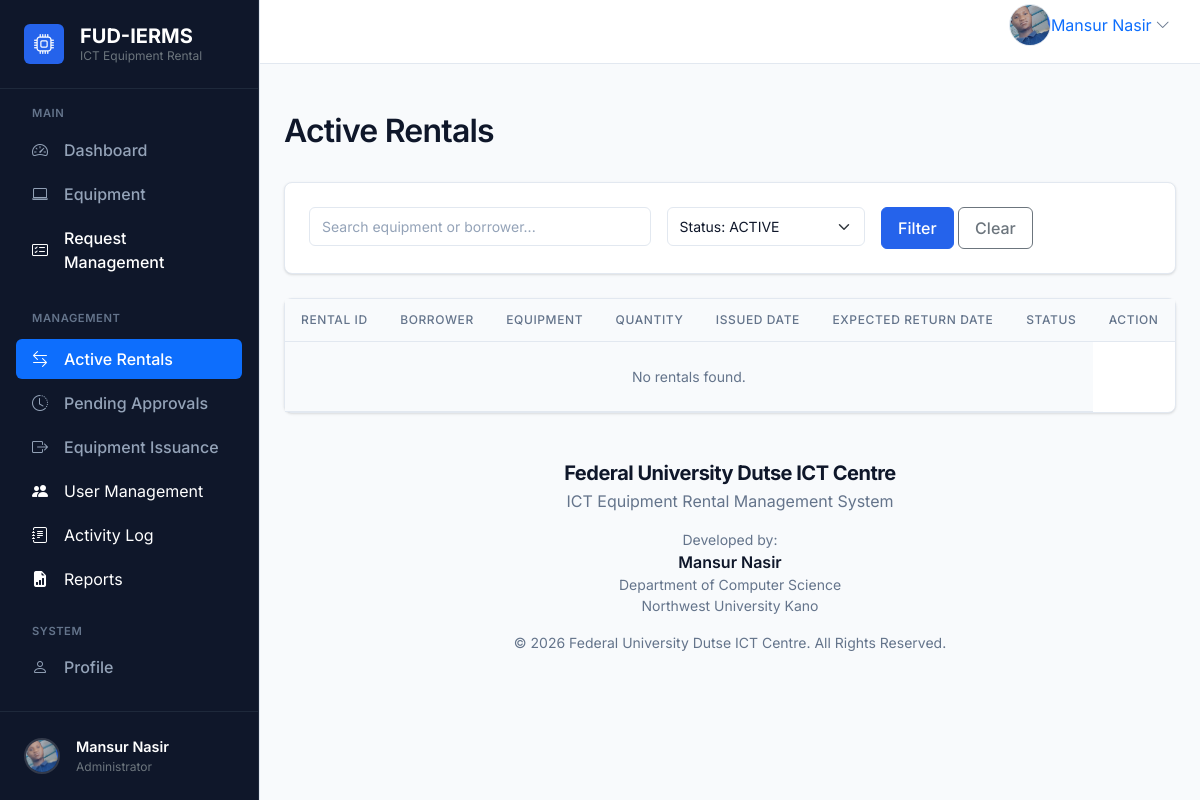
The app's page /rentals/active/ (signed in), older data.
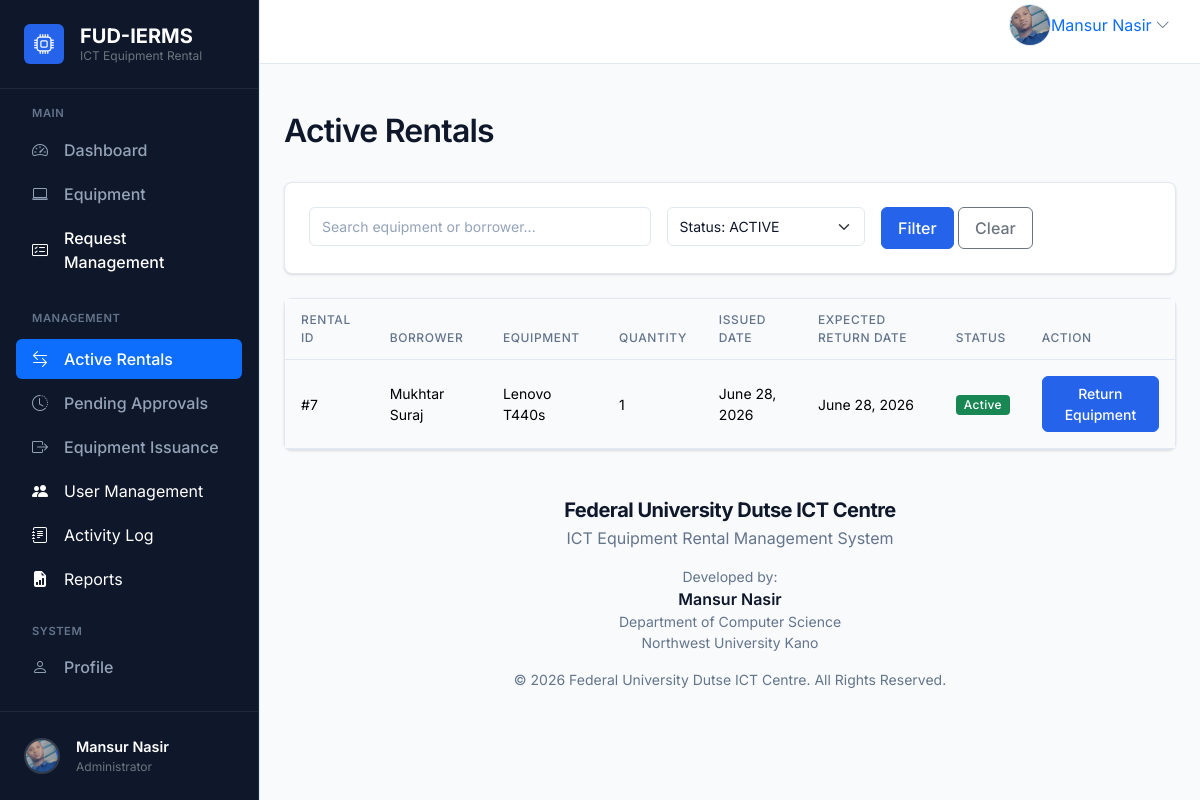
The same page, newer data.
### rentals/models.py (models this page shows, shortened)
class Rental(models.Model):
    class Status(models.TextChoices):
        ACTIVE = "ACTIVE", "Active"
        RETURNED = "RETURNED", "Returned"
        OVERDUE = "OVERDUE", "Overdue"
    rental_request = models.OneToOneField(
        RentalRequest,
        on_delete=models.CASCADE,
        related_name="rental",
    )
    equipment = models.ForeignKey(
        Equipment,
        on_delete=models.CASCADE,
        related_name="rentals",
    )
    issued_to = models.ForeignKey(
        settings.AUTH_USER_MODEL,
        on_delete=models.CASCADE,
        related_name="rentals_received",
    )
    issued_by = models.ForeignKey(
        settings.AUTH_USER_MODEL,
        on_delete=models.CASCADE,
        related_name="rentals_issued",
    )
    quantity = models.PositiveIntegerField(default=1)
    issued_date = models.DateField()
    expected_return_date = models.DateField()
    status = models.CharField(
        max_length=20,
        choices=Status.choices,
        default=Status.ACTIVE,
    )
    notes = models.TextField(blank=True)
    created_at = models.DateTimeField(auto_now_add=True)
    updated_at = models.DateTimeField(auto_now=True)
    class Meta:
        verbose_name = "Rental"
        verbose_name_plural = "Rentals"
        ordering = ["-issued_date", "-created_at"]
        indexes = [
            models.Index(fields=["status"]),
            models.Index(fields=["expected_return_date"]),
        ]

### accounts/models.py (models this page shows, shortened)
class User(AbstractUser):
    objects = CustomUserManager()
    class Role(models.TextChoices):
        ADMIN = "ADMIN", "Admin"
        STUDENT = "STUDENT", "Student"
        STAFF = "STAFF", "Staff"
    role = models.CharField(
        max_length=20,
        choices=Role.choices,
        default=Role.STUDENT,
        db_index=True,
    )
    phone = models.CharField(max_length=20, blank=True, db_index=True)
    faculty = models.CharField(max_length=255, blank=True)
    department = models.CharField(max_length=255, blank=True)
    profile_image = models.ImageField(
        upload_to="profile_images/",
        blank=True,
        null=True,
    )
    created_at = models.DateTimeField(auto_now_add=True)
    updated_at = models.DateTimeField(auto_now=True)
    class Meta:
        verbose_name = "User"
        verbose_name_plural = "Users"
        ordering = ["-created_at"]
        indexes = [
            models.Index(fields=["role"]),
        ]

### equipment/models.py (models this page shows, shortened)
class Equipment(models.Model):
    class Category(models.TextChoices):
        LAPTOP = "LAPTOP", "Laptop"
        PROJECTOR = "PROJECTOR", "Projector"
        PRINTER = "PRINTER", "Printer"
        SCANNER = "SCANNER", "Scanner"
        CAMERA = "CAMERA", "Camera"
        NETWORKING = "NETWORKING", "Networking Device"
    class Status(models.TextChoices):
        AVAILABLE = "AVAILABLE", "Available"
        UNAVAILABLE = "UNAVAILABLE", "Unavailable"
        MAINTENANCE = "MAINTENANCE", "Maintenance"
    class Condition(models.TextChoices):
        EXCELLENT = "EXCELLENT", "Excellent"
        GOOD = "GOOD", "Good"
        FAIR = "FAIR", "Fair"
        DAMAGED = "DAMAGED", "Damaged"
    name = models.CharField(max_length=255)
    category = models.CharField(
        max_length=50,
        choices=Category.choices,
        default=Category.LAPTOP,
    )
    description = models.TextField(blank=True)
    serial_number = models.CharField(max_length=100, unique=True)
    quantity = models.PositiveIntegerField(default=1)
    available_quantity = models.PositiveIntegerField(default=1)
    condition = models.CharField(
        max_length=50,
        choices=Condition.choices,
        default=Condition.EXCELLENT,
    )
    image = models.ImageField(
        upload_to="equipment_images/",
        blank=True,
        null=True,
    )
    status = models.CharField(
        max_length=50,
        choices=Status.choices,
        default=Status.AVAILABLE,
    )
    created_at = models.DateTimeField(auto_now_add=True)
    updated_at = models.DateTimeField(auto_now=True)
    class Meta:
        ordering = ["name"]
        indexes = [
            models.Index(fields=["category"]),
            models.Index(fields=["status"]),
        ]

### rentals/views.py (the view)
# urls.py: path("active/", views.RentalListView.as_view(), name="active_rentals"),
class RentalListView(LoginRequiredMixin, ListView):
    model = Rental
    template_name = "rentals/active_rentals.html"
    context_object_name = "rentals"
    paginate_by = 10
    def get_queryset(self):
        qs = Rental.objects.select_related("equipment", "issued_to", "issued_by")
        user = self.request.user
        if user.role != User.Role.ADMIN and not user.is_superuser:
            qs = qs.filter(issued_to=user)
        status = self.request.GET.get("status")
        if status:
            qs = qs.filter(status=status)
        else:
            qs = qs.filter(status=Rental.Status.ACTIVE)
        search = self.request.GET.get("search")
        if search:
            qs = qs.filter(
                Q(equipment__name__icontains=search)
                | Q(equipment__serial_number__icontains=search)
                | Q(issued_to__username__icontains=search)
            )
        return qs
    def get_context_data(self, **kwargs):
        context = super().get_context_data(**kwargs)
        context["statuses"] = Rental.Status.choices
        get_copy = self.request.GET.copy()
        if "page" in get_copy:
            del get_copy["page"]
        context["query_params"] = get_copy.urlencode()
        return context

### accounts/context_processors.py (called while the page is built)
def branding(request: Any) -> dict[str, str]:
    return {
        "system_name": getattr(settings, "SYSTEM_NAME", "ICT Equipment Rental Management System"),
        "short_system_name": getattr(settings, "SHORT_SYSTEM_NAME", "FUD EquipTrack"),
        "organization_name": getattr(settings, "ORGANIZATION_NAME", "Federal University Dutse ICT Centre"),
        "system_description": getattr(
            settings,
            "SYSTEM_DESCRIPTION",
            "A secure platform for requesting, issuing, tracking, and managing ICT equipment.",
        ),
        "copyright_text": getattr(
            settings,
            "COPYRIGHT_TEXT",
            "© 2026 Federal University Dutse ICT Centre",
        ),
    }

### templates/rentals/active_rentals.html (shortened to what this page needs)
{% extends "base.html" %}
{% block content %}
<div class="container mt-4">
    <div class="d-flex justify-content-between align-items-center mb-4">
        <h2>Active Rentals</h2>
    </div>
    <div class="card mb-4 shadow-sm">
        <div class="card-body">
            <form method="get" class="row g-3">
                <div class="col-md-5">
                    <input type="text" name="search" class="form-control" placeholder="Search equipment or borrower..." value="{{ request.GET.search }}">
                </div>
                <div class="col-md-3">
                    <select name="status" class="form-select">
                        <option value="">Status: ACTIVE</option>
                    </select>
                </div>
                <div class="col-md-4">
                    <button type="submit" class="btn btn-primary">Filter</button>
                    <a href="{% url 'rentals:active_rentals' %}" class="btn btn-outline-secondary">Clear</a>
                </div>
            </form>
        </div>
    </div>
    <div class="card shadow-sm">
        <div class="card-body p-0">
            <div class="table-responsive">
                <table class="table table-hover mb-0">
                    <thead class="table-light">
                        <tr>
                            <th>Rental ID</th>
                            <th>Borrower</th>
                            <th>Equipment</th>
                            <th>Quantity</th>
                            <th>Issued Date</th>
                            <th>Expected Return Date</th>
                            <th>Status</th>
                            <th>Action</th>
                        </tr>
                    </thead>
                    <tbody>
                        {% for rental in rentals %}
                        <tr>
                            <td>#{{ rental.id }}</td>
                            <td>{{ rental.issued_to.get_full_name|default:rental.issued_to.username }}</td>
                            <td>{{ rental.equipment.name }}</td>
                            <td>{{ rental.quantity }}</td>
                            <td>{{ rental.issued_date }}</td>
                            <td>{{ rental.expected_return_date }}</td>
                            <td>
                                <span class="badge {% if rental.status == 'ACTIVE' %}bg-success{% elif rental.status == 'OVERDUE' %}bg-danger{% else %}bg-secondary{% endif %}">
                                    {{ rental.get_status_display }}
                                </span>
                            </td>
                            <td>
                                {% if rental.status == 'ACTIVE' %}
                                  <a href="{% url 'rentals:return_equipment' rental.pk %}" class="btn btn-sm btn-primary">Return Equipment</a>
                                {% else %}
                                  <span class="text-muted">—</span>
                                {% endif %}
                            </td>
                        </tr>
                        {% empty %}
                        <tr>
                            <td colspan="7" class="text-center py-4 text-muted">No rentals found.</td>
                        </tr>
                        {% endfor %}
                    </tbody>
                </table>
            </div>
        </div>
    </div>
</div>
{% endblock %}

Row changes from the older to the newer data that the page shows:
added Rental: id "7", issued_to.get_full_name "Mukhtar Suraj", equipment.name "Lenovo T440s", quantity "1", issued_date "June 28, 2026", expected_return_date "June 28, 2026", status "Active", shows "Return Equipment"
Text that changed along with them:
text no longer shown: "No rentals found."
